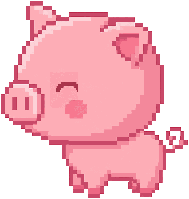
#> input picture assets/pixellab/faces/raw/eye_shut.png, 189 x 199 px
$ python -i pixels.py   (imports and definitions only)
#> lines starting #> are read from the running program, lines starting #| are printed output that depends on the picture; after the words box and inside, x2 and y2 are one past the last pixel; in counts of white or black regions, pixels touching at a corner belong together
#> further down, picture is the input picture: PIL image 189x199 RGBA; mean R, G, B, A 148, 91.1, 100.2, 156.2
"""Pixel-level operations shared by the clip build and the clip review.

Both scripts need to answer the same questions about a frame — where does it
stand, is any of it detached from the body, does it use a colour the pig does
not own — so the answers live here rather than in whichever script needed them
first.
"""

from __future__ import annotations

from collections import deque
from pathlib import Path

from PIL import Image

Colour = tuple[int, int, int]


# [86 lines left out: functions opaque_mask, islands, silhouette_change, drop_strays, reground, not called in this run]


def harden_alpha(im: Image.Image, threshold: int = 128) -> tuple[Image.Image, int]:
    """Force every pixel to fully opaque or fully clear.

    Partial alpha shows up as a halo against the sky gradient, and the generator
    leaves some behind on every diagonal edge.
    """
#> called with threshold = 128
    im = im.convert("RGBA")
    r, g, b, a = im.split()
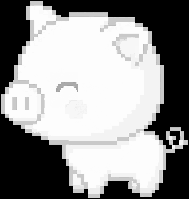
#> r: PIL image 189x199 L; min 0, max 253, mean 148
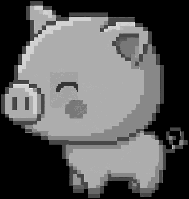
#> g: PIL image 189x199 L; min 0, max 252, mean 91.1
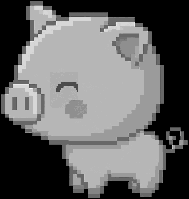
#> b: PIL image 189x199 L; min 0, max 252, mean 100.2
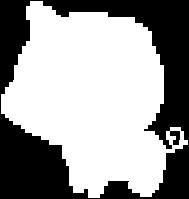
#> a: PIL image 189x199 L; 61.2% white; 1 black region, box (x1, y1, x2, y2) and area: (0, 0, 189, 199) 14577
    hard = a.point(lambda v: 255 if v >= threshold else 0)
    changed = sum(1 for v, w in zip(a.getdata(), hard.getdata()) if v != w)
#> changed = 0
    return Image.merge("RGBA", (r, g, b, hard)), changed


# [4 lines left out: function palette_of, not called in this run]


def dist2(a: Colour, b: Colour) -> int:
    return (a[0] - b[0]) ** 2 + (a[1] - b[1]) ** 2 + (a[2] - b[2]) ** 2

>>> from PIL import Image
>>> picture = Image.open('../../assets/pixellab/faces/raw/eye_shut.png')
>>> result = harden_alpha(picture)
